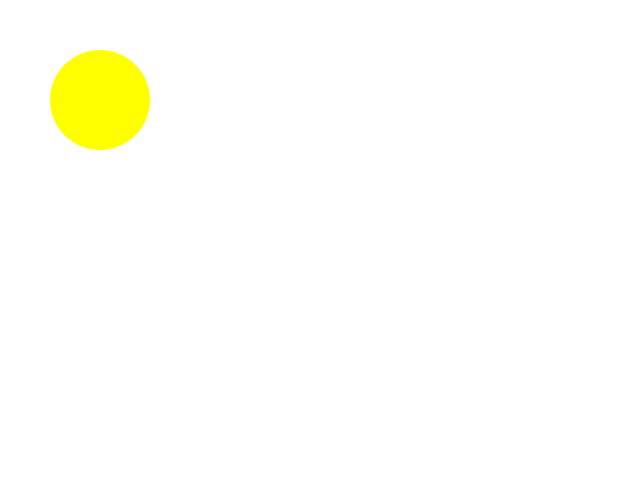
Frame 1 (no input)
Frame 60 (the mouse pressed at the canvas centre just before this capture): identical to frame 1, image omitted
Frame 120 (the mouse held since frame 60 and released just before this capture): identical to frame 1, image omitted

The Processing sketch that drew this single still picture (run headless with seeded random() and noise(); from frame 60 on, the mouse is pressed at the canvas centre):

// Processing sketch: sketch_2nd
// ── sketch_2nd.pde
void setup( ) {
 size(640,480);
}

void draw(){
  background(255,255,255);//Or background(255)
  ellipseMode(RADIUS);
  stroke(255,0,0);
  fill(255,255,0);
  noStroke();
  ellipse(100,100,50,50);
}
